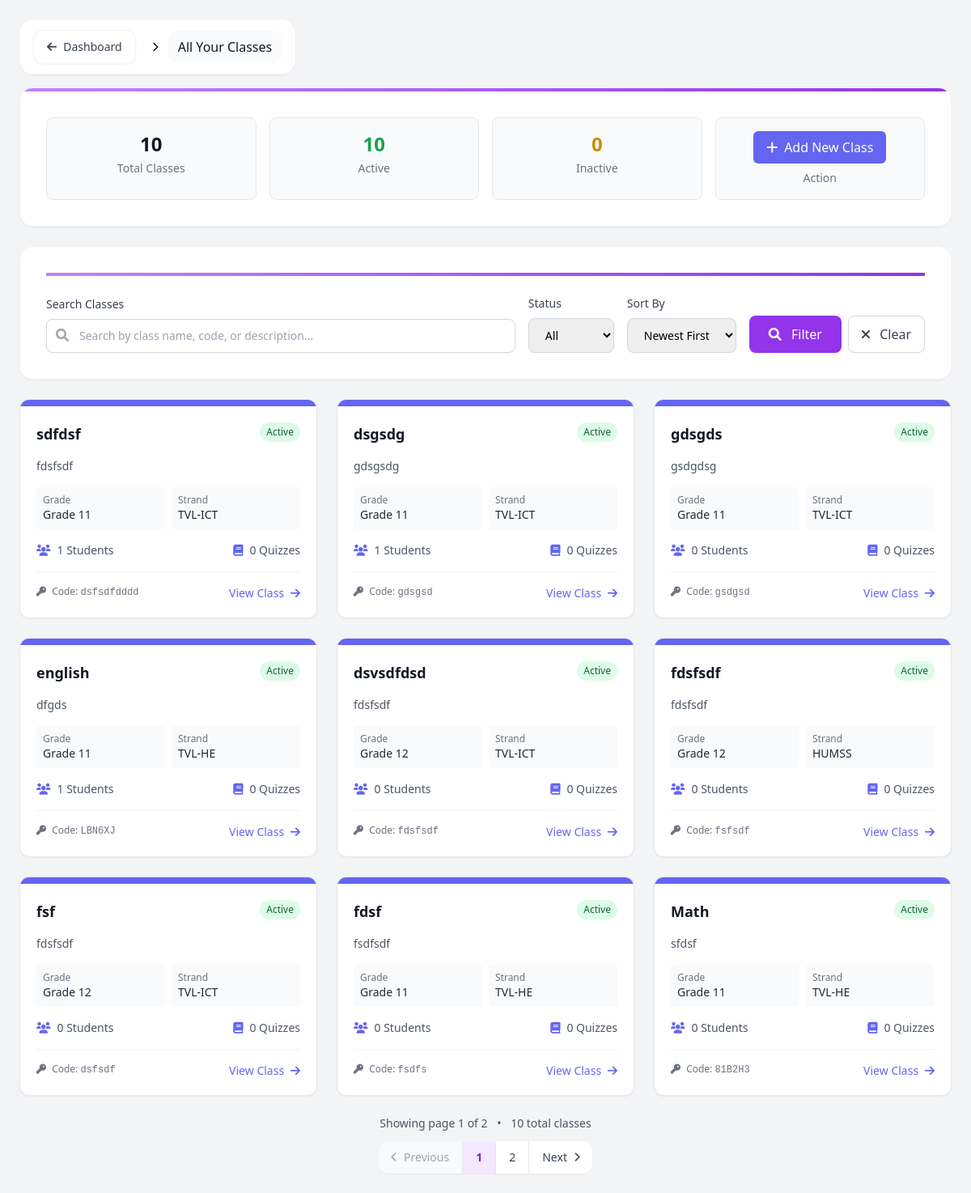
Screenshot of /Teacher/Contents/Tabs/teacherAllClasses.php (signed in) with the database file from the repository.
### tables this page shows
CREATE TABLE `teacher_classes_tb` (
  `class_id` int(11) NOT NULL,
  `th_id` varchar(255) NOT NULL,
  `class_name` varchar(255) NOT NULL,
  `class_code` varchar(10) NOT NULL,
  `class_description` text DEFAULT NULL,
  `grade_level` varchar(20) NOT NULL,
  `strand` varchar(50) DEFAULT NULL,
  `status` enum('active','inactive','archived') NOT NULL DEFAULT 'active',
  `created_at` timestamp NOT NULL DEFAULT current_timestamp(),
  `updated_at` timestamp NOT NULL DEFAULT current_timestamp() ON UPDATE current_timestamp()
);

### Teacher/Functions/teacherAllClassesFunction.php (called while the page is built, shortened)
<?php
include_once '../../../Connection/conn.php';
include_once '../../Functions/fetchClasses.php';
$teacher_id = $_SESSION['user_id'];
$classes = getTeacherClasses($conn, $teacher_id);
$itemsPerPage = 9;
$currentPage = isset($_GET['page']) ? intval($_GET['page']) : 1;
$startIndex = ($currentPage - 1) * $itemsPerPage;
$displayClasses = array_slice($classes, $startIndex, $itemsPerPage);
?>

### Teacher/Functions/fetchClasses.php (called while the page is built, shortened)
<?php
function getTeacherClasses($conn, $teacher_id) {
    $classes = array();
    $sql = "SELECT * FROM teacher_classes_tb WHERE th_id = ? ORDER BY created_at DESC";
    $stmt = $conn->prepare($sql);
    $stmt->bind_param("s", $teacher_id);
    if ($stmt->execute()) {
        $result = $stmt->get_result();
        while ($row = $result->fetch_assoc()) {
            $classes[] = $row;
        }
    } else {
        error_log("Error fetching classes: " . $conn->error);
    }
    return $classes;
}
?>

### Teacher/Contents/Tabs/AllClassesComponents/allClassesCardsSection.php (the view, shortened to what this page needs)
<?php if (isset($classes) && count($classes) > 0): ?>
    <div class="grid grid-cols-1 sm:grid-cols-2 lg:grid-cols-3 gap-6">
        <?php
        foreach ($displayClasses as $class):
            $studentCount = 0;
            try {
                $tableCheckQuery = "SHOW TABLES LIKE 'class_enrollments_tb'";
                $tableCheckResult = $conn->query($tableCheckQuery);
                if ($tableCheckResult->num_rows > 0) {
                    $enrollmentQuery = "SELECT COUNT(*) as student_count FROM class_enrollments_tb WHERE class_id = ? AND status = 'active'";
                    $enrollmentStmt = $conn->prepare($enrollmentQuery);
                    $enrollmentStmt->bind_param("i", $class['class_id']);
                    $enrollmentStmt->execute();
                    $enrollmentResult = $enrollmentStmt->get_result();
                    $studentCount = $enrollmentResult->fetch_assoc()['student_count'];
                }
            } catch (Exception $e) {
            }
            $quizCount = 0;
            try {
                $tableCheckQuery = "SHOW TABLES LIKE 'quizzes_tb'";
                $tableCheckResult = $conn->query($tableCheckQuery);
                if ($tableCheckResult->num_rows > 0) {
                    $quizQuery = "SELECT COUNT(*) as quiz_count FROM quizzes_tb WHERE class_id = ? AND status = 'published'";
                    $quizStmt = $conn->prepare($quizQuery);
                    $quizStmt->bind_param("i", $class['class_id']);
                    $quizStmt->execute();
                    $quizResult = $quizStmt->get_result();
                    $quizCount = $quizResult->fetch_assoc()['quiz_count'];
                }
            } catch (Exception $e) {
            }
            $statusColors = [
                'active' => 'bg-green-100 text-green-800',
                'inactive' => 'bg-gray-100 text-gray-800',
                'archived' => 'bg-red-100 text-red-800'
            ];
            $description = !empty($class['class_description']) ? $class['class_description'] : 'No description available';
            $strand = !empty($class['strand']) ? $class['strand'] : 'N/A';
        ?>
            <div class="bg-white rounded-xl shadow-sm border border-gray-200 hover:shadow-md transition-shadow duration-200 overflow-hidden">
                <div class="h-2 bg-purple-primary"></div>
                <div class="p-5">
                    <div class="flex justify-between items-start mb-4">
                        <h3 class="font-semibold text-lg text-gray-900"><?php echo htmlspecialchars($class['class_name']); ?></h3>
                        <span class="px-2 py-1 text-xs rounded-full <?php echo isset($statusColors[$class['status']]) ? $statusColors[$class['status']] : $statusColors['inactive']; ?>">
                            <?php echo ucfirst($class['status']); ?>
                        </span>
                    </div>
                    <p class="text-sm text-gray-600 mb-4 line-clamp-2"><?php echo htmlspecialchars($description); ?></p>
                    <div class="grid grid-cols-2 gap-2 mb-4">
                        <div class="bg-gray-50 p-2 rounded">
                            <p class="text-xs text-gray-500">Grade</p>
                            <p class="font-medium text-sm text-gray-800">Grade <?php echo htmlspecialchars($class['grade_level']); ?></p>
                        </div>
                        <div class="bg-gray-50 p-2 rounded">
                            <p class="text-xs text-gray-500">Strand</p>
                            <p class="font-medium text-sm text-gray-800"><?php echo htmlspecialchars($strand); ?></p>
                        </div>
                    </div>
                    <div class="flex justify-between text-sm">
                        <div class="flex items-center text-gray-600">
                            <i class="fas fa-users mr-2 text-purple-primary"></i>
                            <span><?php echo $studentCount; ?> Students</span>
                        </div>
                        <div class="flex items-center text-gray-600">
                            <i class="fas fa-book mr-2 text-purple-primary"></i>
                            <span><?php echo $quizCount; ?> Quizzes</span>
                        </div>
                    </div>
                    <div class="mt-4 pt-4 border-t border-gray-100 flex justify-between">
                        <div class="text-xs text-gray-500">
                            <i class="fas fa-key mr-1"></i>
                            Code: <span class="font-mono font-medium"><?php echo htmlspecialchars($class['class_code']); ?></span>
                        </div>
                        <a href="../Tabs/classDetails.php?class_id=<?php echo $class['class_id']; ?>" class="text-purple-primary hover:text-purple-dark text-sm font-medium">
                            View Class <i class="fas fa-arrow-right ml-1"></i>
                        </a>
                    </div>
                </div>
            </div>
        <?php endforeach; ?>
    </div>
    <?php include "../Modals/pagination.php" ?>
<?php endif; ?>

### rows the page displays
teacher_classes_tb: class_name "sdfdsf", status "Active", class_description "fdsfsdf", grade_level "11", strand "TVL-ICT", studentCount "1", quizCount "0", class_code "dsfsdfdddd"
teacher_classes_tb: class_name "dsgsdg", status "Active", class_description "gdsgsdg", grade_level "11", strand "TVL-ICT", studentCount "1", quizCount "0", class_code "gdsgsd"
teacher_classes_tb: class_name "gdsgds", status "Active", class_description "gsdgdsg", grade_level "11", strand "TVL-ICT", studentCount "0", quizCount "0", class_code "gsdgsd"
teacher_classes_tb: class_name "english", status "Active", class_description "dfgds", grade_level "11", strand "TVL-HE", studentCount "1", quizCount "0", class_code "LBN6XJ"
teacher_classes_tb: class_name "dsvsdfdsd", status "Active", class_description "fdsfsdf", grade_level "12", strand "TVL-ICT", studentCount "0", quizCount "0", class_code "fdsfsdf"
teacher_classes_tb: class_name "fdsfsdf", status "Active", class_description "fdsfsdf", grade_level "12", strand "HUMSS", studentCount "0", quizCount "0", class_code "fsfsdf"
teacher_classes_tb: class_name "fsf", status "Active", class_description "fdsfsdf", grade_level "12", strand "TVL-ICT", studentCount "0", quizCount "0", class_code "dsfsdf"
teacher_classes_tb: class_name "fdsf", status "Active", class_description "fsdfsdf", grade_level "11", strand "TVL-HE", studentCount "0", quizCount "0", class_code "fsdfs"
teacher_classes_tb: class_name "Math", status "Active", class_description "sfdsf", grade_level "11", strand "TVL-HE", studentCount "0", quizCount "0", class_code "81B2H3"

### other values shown
$totalClasses "10"
$activeClasses "10"
$inactiveClasses "0"
$currentPage "1"
$totalPages "2"
